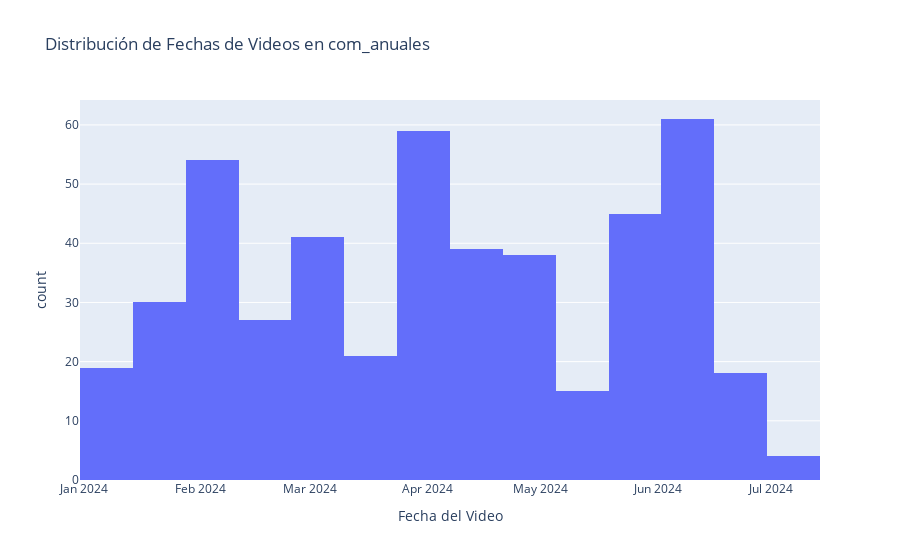

Here is the notebook cell this chart was saved with:
### Code cell
# graficar la distribucion de comentarios de com_anuales en el tiempo

import plotly.express as px

com_anuales["Fecha del Video"] = pd.to_datetime(com_anuales["Fecha del Video"])

fig = px.histogram(com_anuales, x="Fecha del Video", title="Distribución de Fechas de Videos en com_anuales")

fig.show()

### Figure 1 — Plotly figure (JSON) as saved in the notebook; plotly's stock layout.template omitted (floating-point values rounded to 4 significant figures; data arrays with more than 128 entries replaced by an {"elided": "..."} marker saying what was removed)
{"data": [{"alignmentgroup": "True", "bingroup": "x", "hovertemplate": "Fecha del Video=%{x}<br>count=%{y}<extra></extra>", "legendgroup": "", "marker": {"color": "#636efa", "pattern": {"shape": ""}}, "name": "", "offsetgroup": "", "orientation": "v", "showlegend": false, "type": "histogram", "x": {"elided": "471 str values"}, "xaxis": "x", "yaxis": "y"}], "layout": {"barmode": "relative", "legend": {"tracegroupgap": 0}, "title": {"text": "Distribución de Fechas de Videos en com_anuales"}, "xaxis": {"anchor": "y", "domain": [0, 1], "title": {"text": "Fecha del Video"}}, "yaxis": {"anchor": "x", "domain": [0, 1], "title": {"text": "count"}}}}
